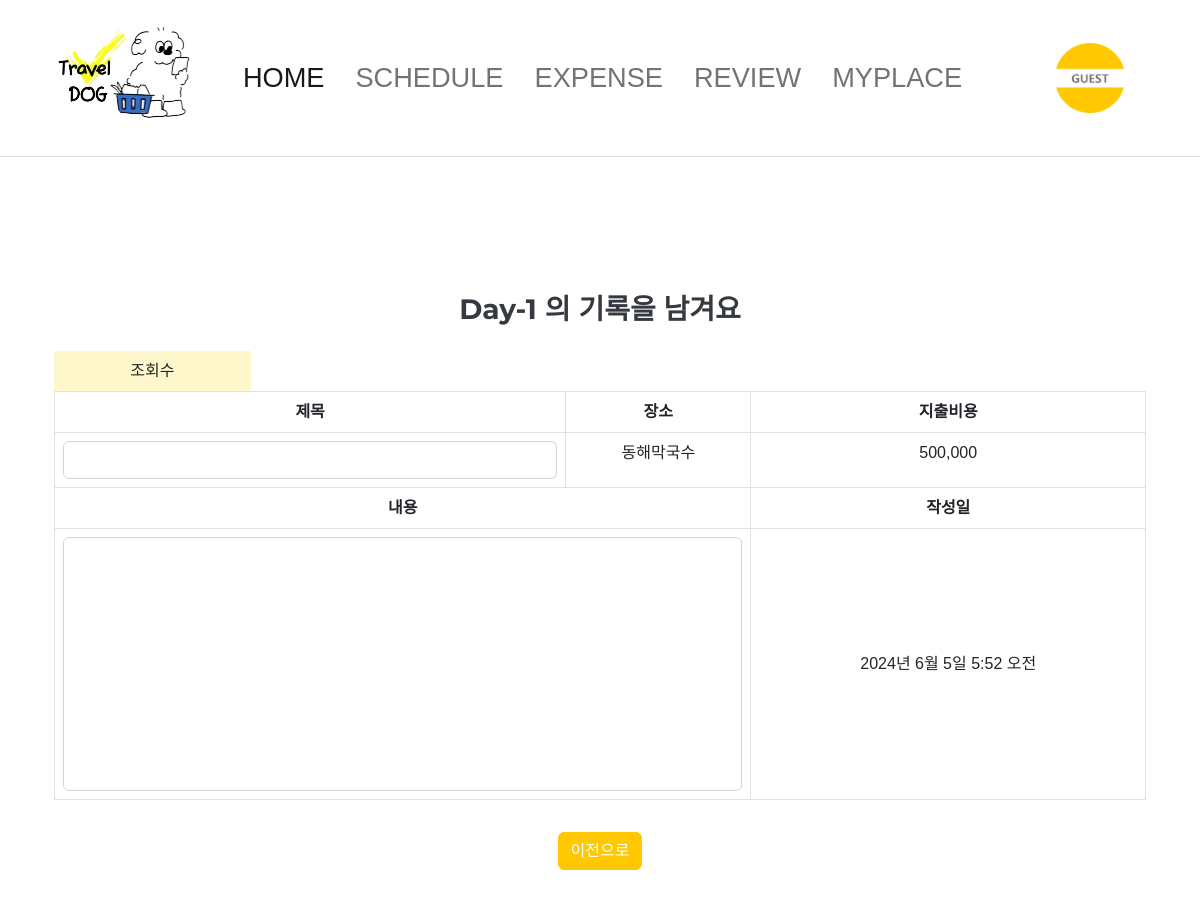
Page /review/add/17/ on the committed database.
### trips/models.py (models this page shows, shortened)
class TripDetail(models.Model):
    trip = models.ForeignKey(Trip, on_delete=models.CASCADE)
    day = models.IntegerField()
    destination = models.ForeignKey(Destination, on_delete=models.CASCADE)
    expense = models.DecimalField(max_digits=10, decimal_places=2,null=False)
    context = models.TextField(null=True)

class Destination(models.Model):
    name = models.CharField(max_length=100)
    address = models.CharField(max_length=255)

### review/views.py (the view, shortened to what this page needs)
# urls.py: path('add/<int:tripdetailId>/', views.add),
def add(request, tripdetailId):
    tripdetail = get_object_or_404(TripDetail, id=tripdetailId)
    now = datetime.now()
    tripId = tripdetail.trip.id
    defaultImg_path = os.path.join(settings.MEDIA_URL, 'images', 'dog.jpg')
    is_owner = request.user == tripdetail.trip.user
    try:
        border = Border.objects.get(trip_detail=tripdetail)
    except Border.DoesNotExist:
        border = None
    if border:
        border_images=BorderImage.objects.filter(border=border)
        if border_images:
            images = [i for i in border_images]  # 이미지 객체 리스트 반
            content = {
            'border': border,
            'borderImages': border_images,  # border 이미지 객체 반환 쿼리셋
            'tripdetail': tripdetail,
            'now': now,
            'tripId': tripId,
            'userCheck': is_owner,
            'images':images,
                }
            return render(request, 'review/add.html', content)
        else:
            content = {
            'border': border,
            'borderImages': border_images,  # border 이미지 객체 반환 쿼리셋
            'tripdetail': tripdetail,
            'now': now,
            'tripId': tripId,
            'userCheck': is_owner,
            }
            return render(request, 'review/add.html', content)
    else:
        content = {
            'tripdetail': tripdetail,
            'now': now,
            'tripId': tripId,
            'userCheck': is_owner,
        }
        return render(request, 'review/add.html', content)

### template/review/add.html (shortened to what this page needs)
{% extends 'index.html' %}
{% load humanize %}
{% block content %}
<main class="container my-5">
    <div class="text-center my-4">
        <h3>Day-{{ tripdetail.day }} 의 기록을 남겨요</h3>
    </div>
    <div class="p-2 bg-warning" style="width: 18%; background-color: rgb(255, 247, 204) !important; text-align: center;">
        조회수 {{border.조회수}}
    </div>
    <form method="post" enctype="multipart/form-data">
        <div class="table-responsive">
            <table class="table table-bordered">
                <thead class="thead-light">
                    <tr>
                        <th scope="col">제목</th>
                        <th scope="col">장소</th>
                        <th scope="col">지출비용</th>
                    </tr>
                </thead>
                <tbody>
                    <tr>
                        <td>
                            <input type="text" name="title" class="form-control" value="{{border.제목}}"
                            {% if not userCheck %}readonly{% endif %}>
                        </td>
                        <td>{{ tripdetail.destination.name }}</td>
                        <td>{{ tripdetail.expense|floatformat:0|intcomma }}</td>
                    </tr>
                </tbody>
                <tfoot>
                    <tr>
                        <th scope="col" colspan="2">내용</th>
                        <th scope="col">작성일</th>
                    </tr>
                    <tr>
                        <td colspan="2">
                            <textarea name="form_context" class="form-control" rows="10" style="resize:none;"
                            {% if not userCheck %}readonly{% endif %}>{{tripdetail.context}}</textarea>
                        </td>
                        <td>{{ now }}</td>
                    </tr>
                </tfoot>
            </table>
        </div>
        <div class="text-center mt-3">
            <button type="button" onclick="window.location.href='/review/tripDetail/{{tripId}}/'"
            class="btn btn-primary custom-button">이전으로</button>
        </div>
    </form>
</main>
{% endblock %}

### rows in the picture
TripDetail: day "1", destination.name "동해막국수", expense "500,000"
